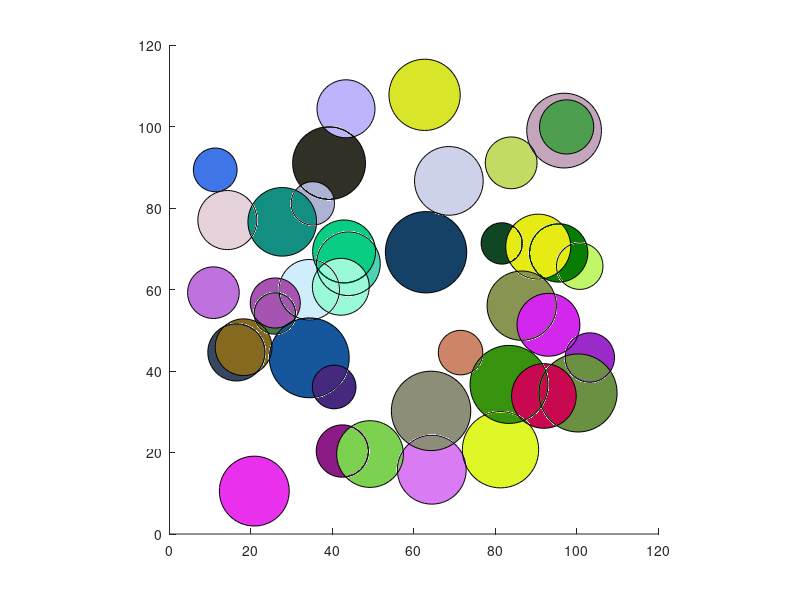

This chart was generated by the following MATLAB code:
close all;
figure;
axis equal
axis([0 120 0 120]);
for i = 1:40
    cor = 100 * rand(1,2);
    dia = 10 + 10 * rand;
    rectangle('Position', [cor, dia, dia], 'curvature', [1 1], 'FaceColor', rand(1, 3));
end

